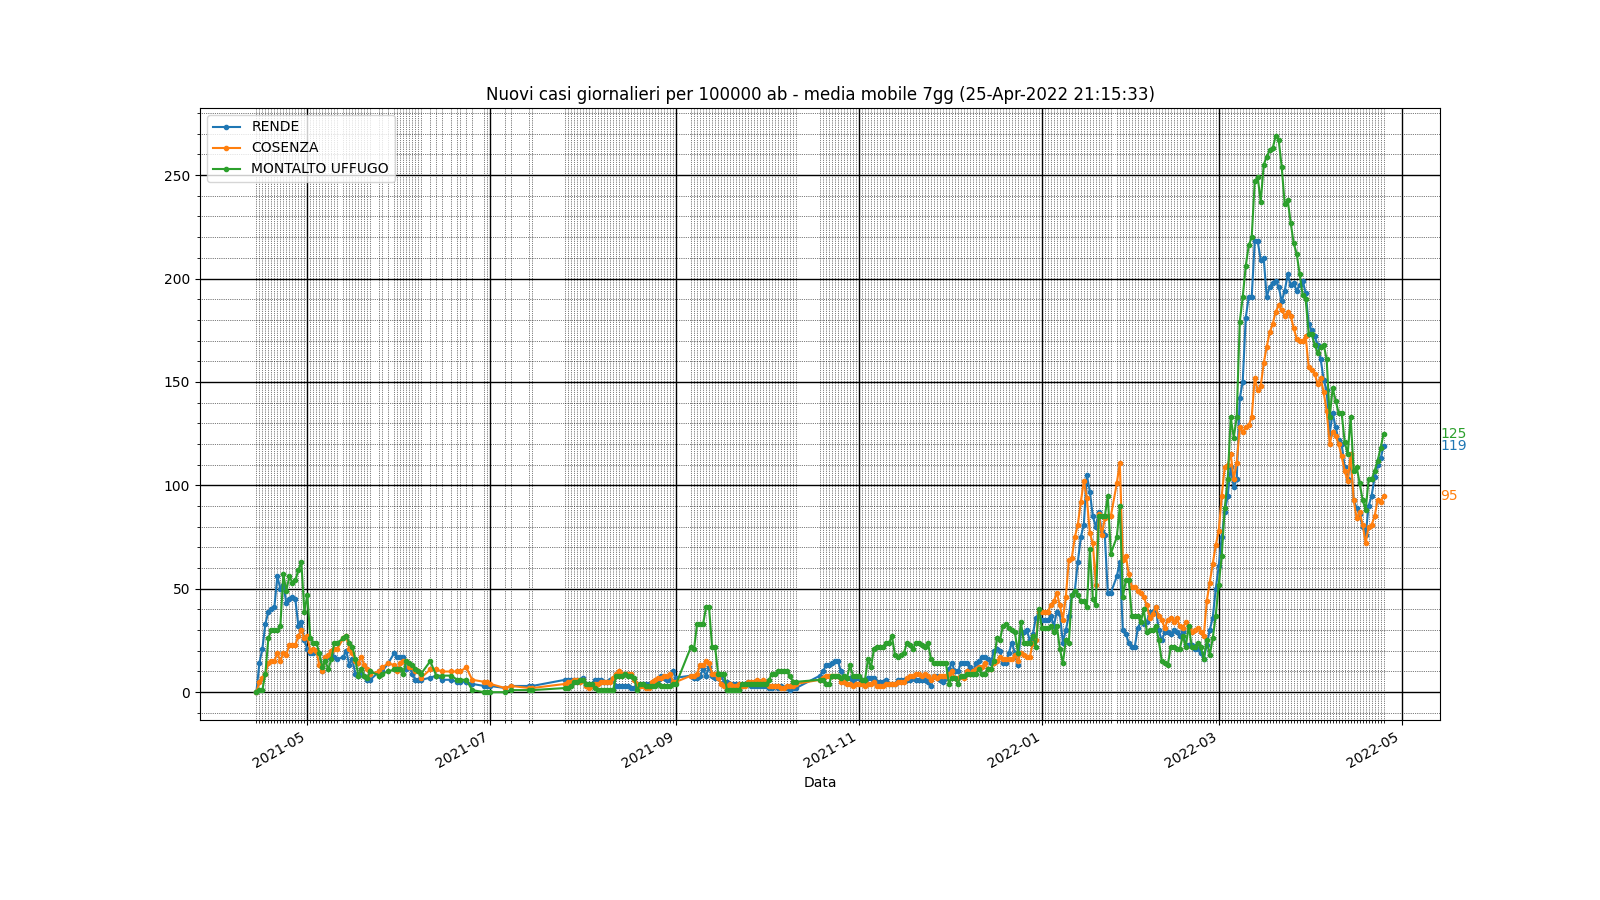

Write Python code to recreate this figure.
import pandas as pd
import os
import sys
import csv

# for idx, comune in enumerate(sys.argv, start=0):
#     if idx > 0:
#         resultsHeader.append(comune)

df = pd.DataFrame([])
comuni = []

for idx, comune in enumerate(sys.argv, start=0):
    if idx > 0:
        comuni.append(comune)
        weeks = []
        results = []
        with open(os.path.join(os.getcwd(), comune.replace(" ", "_") + "_wk.csv"), mode='r') as in_file:
            readCSV = csv.reader(in_file, delimiter=',')
            for idx2, row in enumerate(readCSV, start=0):
                if idx2 > 0:
                    if idx == 1:
                        weeks.append(row[0])
                    results.append(int(row[5]))
            if idx == 1:
                df["Data"] = weeks
            df[comune] = results

plt = df.plot(style=".-", grid="true", x="Data", y=comuni, title="Nuovi casi giornalieri per 100000 ab - media mobile 7gg", figsize=(16,9))

for l in plt.lines:
    y = l.get_ydata()
    if len(y)>0:
        plt.annotate(f'{y[-1]:.0f}', xy=(1,y[-1]), xycoords=('axes fraction', 'data'), 
                     ha='left', va='center', color=l.get_color())

fig = plt.get_figure()
fig.savefig("plot.png")